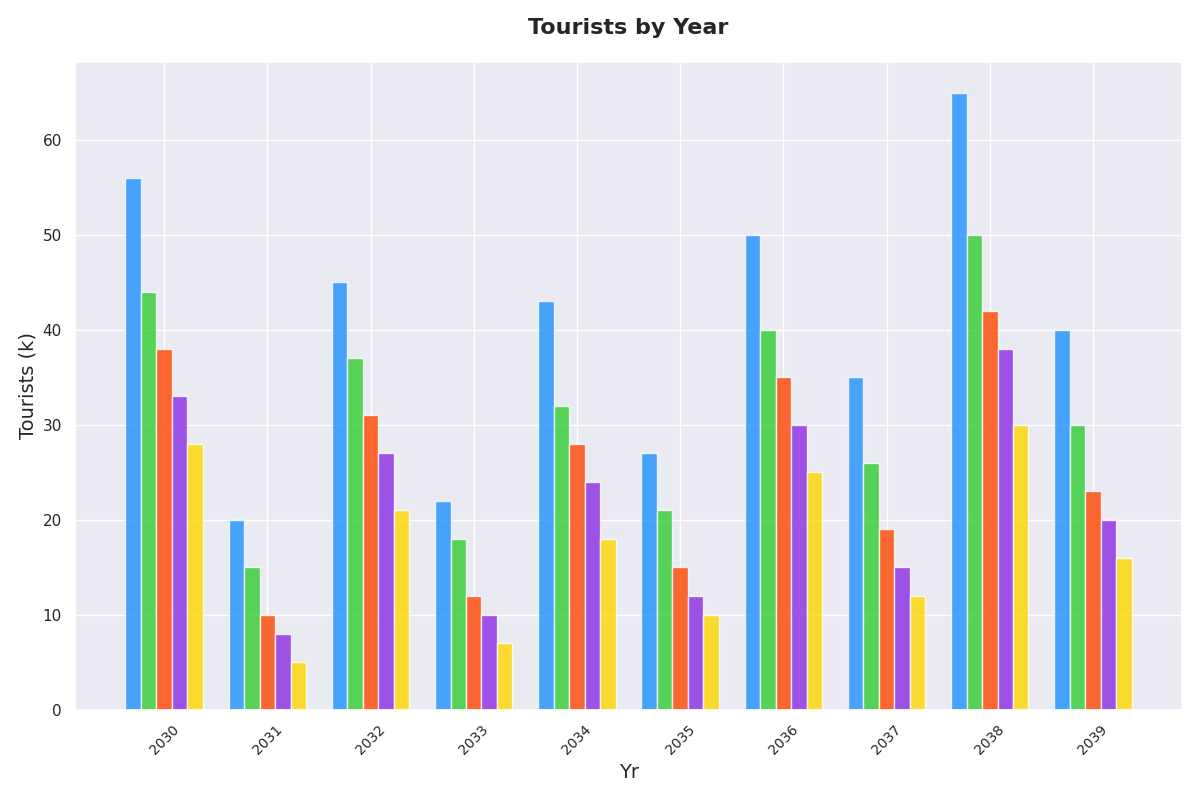

Python code for this plot:
import matplotlib.pyplot as plt
import numpy as np

years = np.arange(2030, 2040)
data = {
    'A': [20, 22, 27, 35, 40, 43, 45, 50, 56, 65],
    'B': [15, 18, 21, 26, 30, 32, 37, 40, 44, 50],
    'C': [10, 12, 15, 19, 23, 28, 31, 35, 38, 42],
    'D': [8, 10, 12, 15, 20, 24, 27, 30, 33, 38],
    'E': [5, 7, 10, 12, 16, 18, 21, 25, 28, 30],
}

# Randomly shuffling the elements within each data group without using any randomness library
def shuffle_data_set(data_set):
    shuffled_data = []
    for values in data_set.values():
        shuffled = values.copy()
        n = len(shuffled)
        for i in range(n-1, 0, -1):
            j = i // 2
            shuffled[i], shuffled[j] = shuffled[j], shuffled[i]
        shuffled_data.append(shuffled)
    return {key: val for key, val in zip(data_set.keys(), shuffled_data)}

shuffled_data = shuffle_data_set(data)

fig, ax = plt.subplots(figsize=(12, 8))

bar_width = 0.15
x_indexes = np.arange(len(years))
offsets = np.linspace(-0.3, 0.3, len(data))

new_colors = ['#1E90FF', '#32CD32', '#FF4500', '#8A2BE2', '#FFD700']
for i, (planet, tourists) in enumerate(shuffled_data.items()):
    ax.bar(x_indexes + offsets[i], tourists, width=bar_width, color=new_colors[i], alpha=0.8)

ax.set_title('Tourists by Year', fontsize=16, fontweight='bold', pad=20)
ax.set_xlabel('Yr', fontsize=14)
ax.set_ylabel('Tourists (k)', fontsize=14)
ax.set_xticks(x_indexes)
ax.set_xticklabels(years, rotation=45, fontsize=10)

plt.tight_layout()
plt.show()
